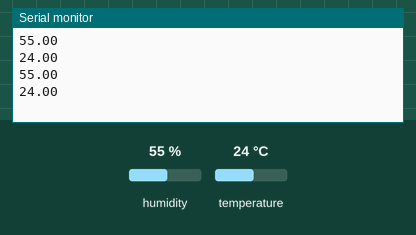
Bench run of a sketch on a simulated ESP32. On the bench: the last lines printed to the serial monitor. The inputs (shaded band) are chosen by the test bench; at power-on: humidity 55 %, temperature 24 °C.

Above: at 2.8 s.
2.9 s: humidity set to 22 %
At 5.3 s:
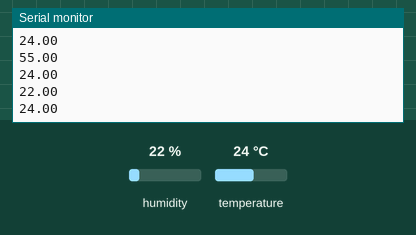
5.6 s: temperature set to 12 °C
At 6.5 s:
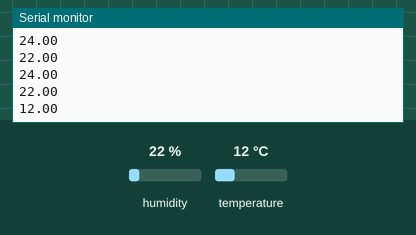
8.3 s: humidity set to 40 %
At 11.2 s:
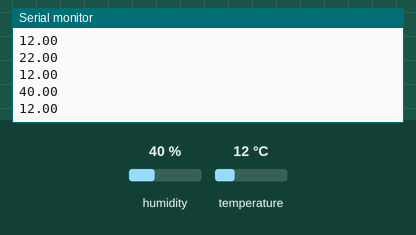
Timing chart, 0 to 12.7 s (numbered marks = the images above; inputs shaded):
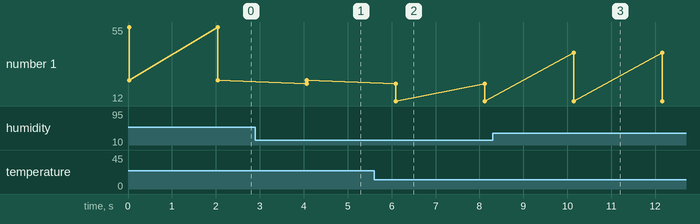

Measured:
- after the input at 2.9 s, the serial monitor: prints a new line after 1.2 s (image 1)
- after the input at 5.6 s, the serial monitor: prints a new line after 0.49 s (image 2)
- after the input at 8.3 s, the serial monitor: prints a new line after 1.8 s (image 3)
- plotted number 1: 24 → 12 after the input at 5.6 s

The sketch:

patient_check_arduino.ino
```cpp
#include <dht11.h>

#define DHT11PIN 33

dht11 DHT11;

void setup()
{
  Serial.begin(9600);
}

void loop()
{
  int chk = DHT11.read(DHT11PIN);

  //Serial.print("Humidity (%): ");
  Serial.println((float)DHT11.humidity, 2);

  //Serial.print("Temperature (C): ");
  Serial.println((float)DHT11.temperature, 2);

  delay(2000);
}
```
